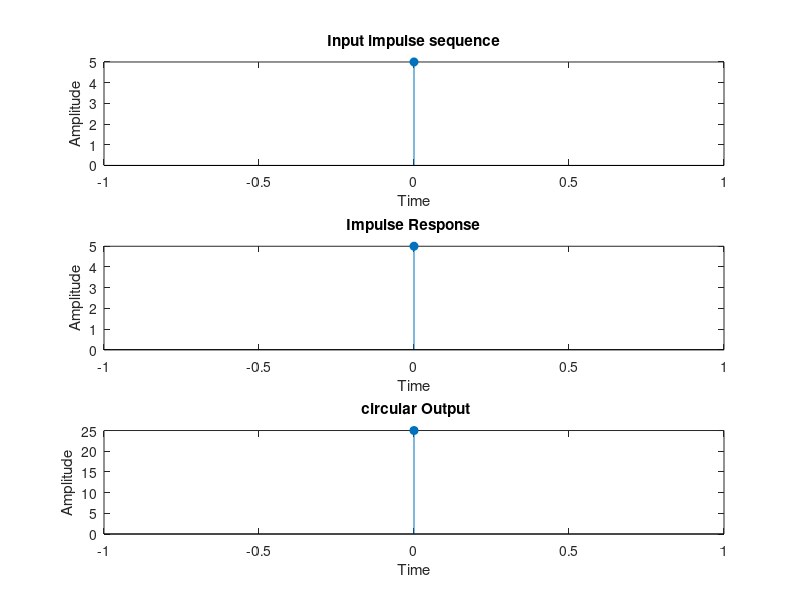

Write the MATLAB code that produced this figure.
clc;
clear all;
close all;

x = input('Enter input sequence: ');
h = input('Enter impulse response: ');

M = length(x);
N = length(h);

% Determine the length of circular convolution (L should be max(M, N))
L = max(M, N);

% Zero-padding to make both sequences of equal length L
x = [x zeros(1, L - M)];
h = [h zeros(1, L - N)];

y = zeros(1, L); % Initialize output sequence

% Circular convolution using time-domain approach
for i = 1:L
    hm = circshift(h, [0, i-1]); % Circular shift of h
    y(i) = sum(x .* hm); % Element-wise multiplication and summation
end

display('User-defined logic convolution output:');
y

display(' predefined function output:');
cconv(x, h, M)

nx = 0:M-1;
nh = 0:N-1;
ny = 0:L-1;

figure;
subplot(3,1,1);
stem(nx, x, 'filled');
title('Input sequence');
xlabel('Time');
ylabel('Amplitude');

title('Input impulse sequence');
subplot(3,1,2);
stem(nh, h, 'filled');
title('Impulse Response');
xlabel('Time');
ylabel('Amplitude');

subplot(3,1,3);
stem(ny, y, 'filled');
title(' circular Output');
xlabel('Time') ;
ylabel('Amplitude');

